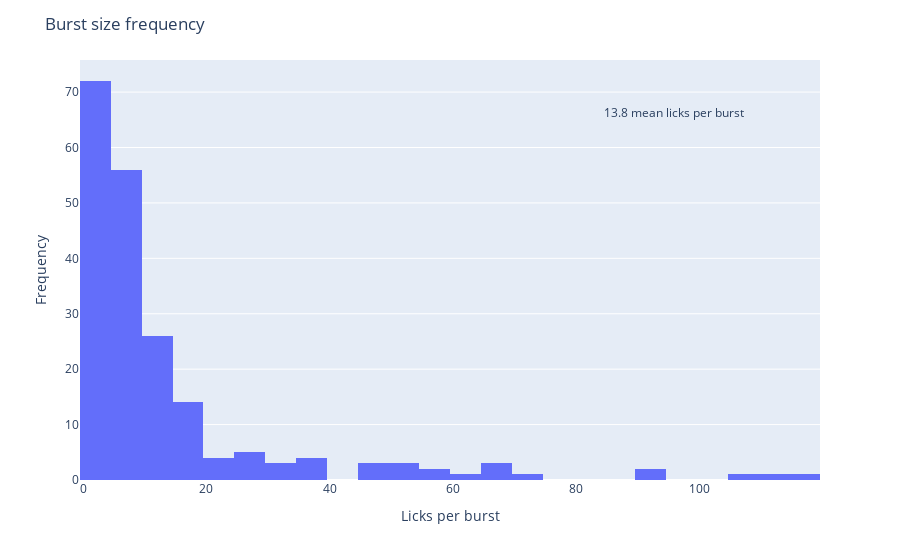

The cell this chart's notebook holds for it:
### Code cell
fig = px.histogram(lickdata["bLicks"])

fig.update_layout(
    title="Burst size frequency",
    xaxis_title="Licks per burst",
    yaxis_title="Frequency",
    showlegend=False)

figlabel = '%.1f mean licks per burst' % lickdata['bMean']
fig.add_annotation(text=figlabel,
                   xref="paper", yref="paper",
                  x=0.9, y=0.9, 
                  showarrow=False)

fig.show()

### Figure 1 — Plotly figure (JSON) as saved in the notebook; plotly's stock layout.template omitted (floating-point values rounded to 4 significant figures; data arrays with more than 128 entries replaced by an {"elided": "..."} marker saying what was removed)
{"data": [{"alignmentgroup": "True", "bingroup": "x", "hovertemplate": "variable=0<br>value=%{x}<br>count=%{y}<extra></extra>", "legendgroup": "0", "marker": {"color": "#636efa"}, "name": "0", "offsetgroup": "0", "orientation": "v", "showlegend": true, "type": "histogram", "x": {"elided": "202 int values"}, "xaxis": "x", "yaxis": "y"}], "layout": {"annotations": [{"showarrow": false, "text": "13.8 mean licks per burst", "x": 0.9, "xref": "paper", "y": 0.9, "yref": "paper"}], "barmode": "relative", "legend": {"title": {"text": "variable"}, "tracegroupgap": 0}, "margin": {"t": 60}, "showlegend": false, "title": {"text": "Burst size frequency"}, "xaxis": {"anchor": "y", "domain": [0, 1], "title": {"text": "Licks per burst"}}, "yaxis": {"anchor": "x", "domain": [0, 1], "title": {"text": "Frequency"}}}}
